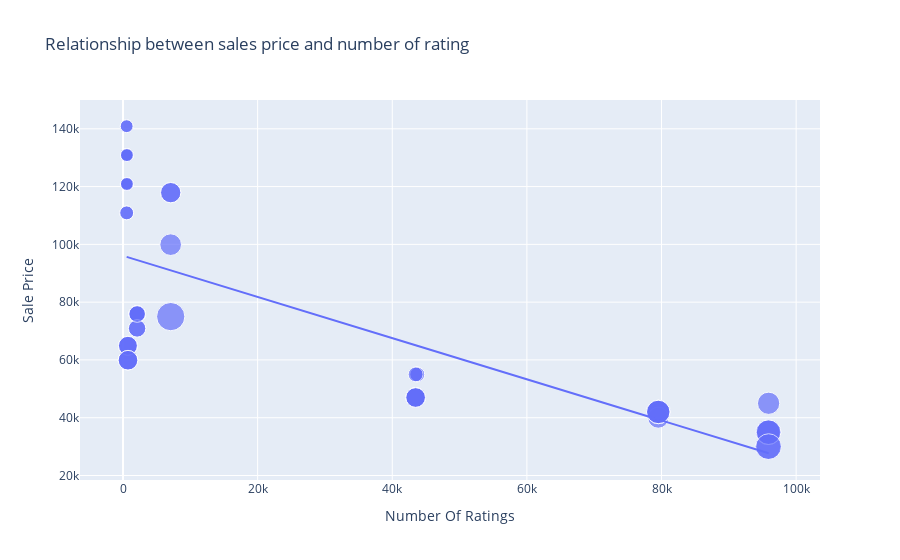

The code cell stored with this chart in its notebook:
### Code cell
figure=px.scatter(data_frame=df, x="Number Of Ratings", y="Sale Price", size="Discount Percentage", trendline='ols', title="Relationship between sales price and number of rating")
figure.show()
